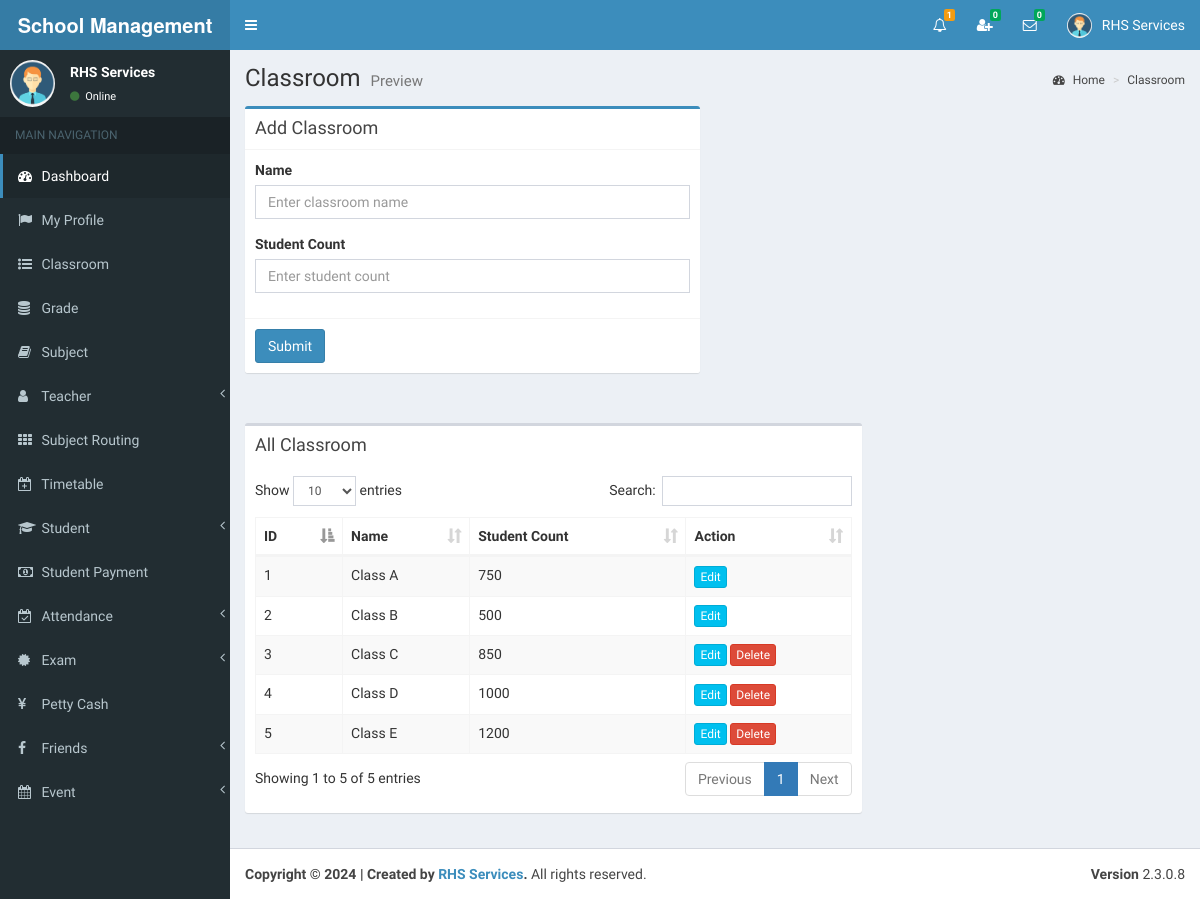
/view/class_room.php (signed in), run on the app's committed database.
### tables this page shows
CREATE TABLE `class_room` (
  `id` int(11) NOT NULL,
  `name` varchar(255) NOT NULL,
  `student_count` int(11) NOT NULL
);

### view/class_room.php (the view, shortened to what this page needs)
<?php include_once('head.php'); ?>
<?php include_once('header_admin.php'); ?>
<?php include_once('sidebar.php'); ?>
<div class="content-wrapper">
    <section class="content-header">
    	<h1>
        	Classroom
            <small>Preview</small>
        </h1>
        <ol class="breadcrumb">
            <li><a href="#"><i class="fa fa-dashboard"></i> Home</a></li>
            <li><a href="#">Classroom</a></li>
        </ol>
	</section>
    <section class="content">
    	<div class="row">
            <div class="col-md-6">
              	<div class="box box-primary">
                	<div class="box-header with-border">
                  		<h3 class="box-title">Add Classroom</h3>
                	</div>
                	<form role="form" action="../index.php" method="post">
						<div class="box-body">
                			<div class="form-group" id="divName">
                    			<label for="">Name</label>
                      			<input type="text" class="form-control" id="name" placeholder="Enter classroom name" name="name" autocomplete="off">
                    		</div>
                    		<div class="form-group" id="divStudentCount">
                      			<label for="">Student Count</label>
                      			<input type="text" class="form-control" id="student_count" placeholder="Enter student count" name="student_count"  		autocomplete="off">
                    		</div>
                		</div>
                		<div class="box-footer">
                    		<button type="submit" class="btn btn-primary" id="btnSubmit">Submit</button>
                 		</div>
                	</form>
              	</div>
            </div>
		</div>
	</section>
    <section class="content" >
    	<div class="row" id="table1">
        	<div class="col-md-8">
            	<div class="box">
                	<div class="box-header">
                  		<h3 class="box-title">All Classroom</h3>
                	</div>
                	<div class="box-body table-responsive" style="overflow-x:auto;">
                		<table id="example1" class="table table-bordered table-striped">
                    		<thead>
                        		<th>ID</th>
                            	<th>Name</th>
                            	<th>Student Count</th>
                            	<th>Action</th>
                        	</thead>
                        	<tbody>
<?php
include_once('../controller/config.php');
$sql="SELECT * FROM class_room";
$result=mysqli_query($conn,$sql);
$count = 0;
$cant_remove=0;
$cant_remove1=0;
if(mysqli_num_rows($result) > 0){
	while($row=mysqli_fetch_assoc($result)){
	$count++;
	$id=$row['id'];
?>
                        		<tr>
                            		<td><?php echo $count; ?></td>
               <td id="td1_<?php echo $row['id']; ?>"><?php echo $row['name']; ?></td>
               <td id="td2_<?php echo $row['id']; ?>"><?php echo $row['student_count']; ?></td>
                                	<td>
<?php
$sql1="SELECT * FROM timetable WHERE classroom_id='$id'";
$result1=mysqli_query($conn,$sql1);
if(mysqli_num_rows($result1) > 0){
	$cant_remove=1;
}else{
	$cant_remove=0;
}
$sql2="SELECT * FROM exam_timetable WHERE classroom_id='$id'";
$result2=mysqli_query($conn,$sql2);
if(mysqli_num_rows($result2) > 0){
	$cant_remove1=1;
}else{
	$cant_remove1=0;
}
if($cant_remove > 0 ||  $cant_remove1 > 0){
	echo '<a href="#modalUpdateform" onClick="showModal(this)" class="btn btn-info btn-xs" data-id="'.$id.'" data-toggle="modal">Edit</a>';
}else{
	echo '<a href="#modalUpdateform" onClick="showModal(this)" class="btn btn-info btn-xs" data-id="'.$id.'" data-toggle="modal">Edit</a>';
	echo ' <a href="#" class="confirm-delete btn btn-danger btn-xs"  data-id="'.$id.'">Delete</a>';
}
?>
                               		</td>
                            	</tr>
<?php } } ?>
                        	</tbody>
                    	</table>
               		</div>
              	</div>
            </div>
		</div>
	</section>
</div>
<?php include_once('footer.php');?>

### view/header_admin.php (shortened to what this page needs)
<body class="hold-transition skin-blue sidebar-mini" >
<div class="wrapper">
  <header class="main-header" >
    <a href="" class="logo">
      <span class="logo-lg"><strong>School Management System </strong></span>
    </a>
    <nav class="navbar navbar-static-top">
		<a href="#" class="sidebar-toggle" data-toggle="offcanvas" role="button">
       	</a>
		<div class="navbar-custom-menu">
			<ul class="nav navbar-nav">
              <li class="dropdown notifications-menu">
                <a href="#" class="dropdown-toggle" data-toggle="dropdown">
                  <i class="fa fa-bell-o"></i>
<?php
include_once('../controller/config.php');
$my_type=$_SESSION["type"];
if($my_type == 'Admin'){
	$sql1="SELECT COUNT(id) FROM main_notifications WHERE _isread='0'";
	$result1=mysqli_query($conn,$sql1);
	$row1=mysqli_fetch_assoc($result1);
	$notfi_count=$row1['COUNT(id)'];
?>
                  <span class="label label-warning"><?php echo $notfi_count; ?></span>
                </a>
              </li>
<?php }  ?>
<?php
include_once('../controller/config.php');
$my_index=$_SESSION["index_number"];
$my_type=$_SESSION["type"];
$sql="SELECT count(id)
      FROM my_friends
      WHERE my_index='$my_index' AND _status='Pending' AND _isread='0'";
$result=mysqli_query($conn,$sql);
$row=mysqli_fetch_assoc($result);
$unread_count=$row['count(id)'];
?>
              <li class="dropdown messages-menu"  id="friend_request">
              	<a href="#" class="dropdown-toggle" data-toggle="dropdown" onClick="showFriendRequest('<?php echo $my_index; ?>','<?php echo $my_type; ?>')">
                  <i class="fa fa-user-plus"></i>
                  <span class="label label-success"><?php echo $unread_count; ?></span>
                </a>
              </li>
<?php
include_once('../controller/config.php');
$my_index=$_SESSION["index_number"];
$unread_msg_count=0;
$sql="SELECT * FROM my_friends WHERE my_index='$my_index'";
$result=mysqli_query($conn,$sql);
while($row=mysqli_fetch_assoc($result)){
	$friend_index=$row['friend_index'];
	$sql1="SELECT count(id)
		  FROM online_chat
		  WHERE user_index='$friend_index' AND _isread='0'";
	$result1=mysqli_query($conn,$sql1);
	$row1=mysqli_fetch_assoc($result1);
	$unread_msg_count+=$row1['count(id)'];
}
?>
              <li class="dropdown messages-menu" id="unread_msg">
                <a href="#" class="dropdown-toggle" data-toggle="dropdown" >
                  <i class="fa fa-envelope-o"></i>
                  <span class="label label-success"><?php echo $unread_msg_count; ?></span>
                </a>
<?php
include_once('../controller/config.php');
$index=$_SESSION["index_number"];
$type=$_SESSION["type"];
$time='';
$file_path='';
	$sql="SELECT
           DISTINCT conversation_id,friend_index
           FROM
              my_friends
           WHERE
              	my_index='$index'
           ORDER BY
              conversation_id";
	$result=mysqli_query($conn,$sql);
	while($row=mysqli_fetch_assoc($result)){
		$conversation_id=$row['conversation_id'];
		$friend_index=$row['friend_index'];
		$sql3="SELECT * FROM my_friends WHERE conversation_id='$conversation_id' and friend_index='$friend_index'";
		$result3=mysqli_query($conn,$sql3);
		$row3=mysqli_fetch_assoc($result3);
		$friend_type=$row3['friend_type'];
		if($friend_type == "Admin"){
			$sql1="SELECT * FROM admin WHERE index_number='$friend_index'";
			$result1=mysqli_query($conn,$sql1);
			$row1=mysqli_fetch_assoc($result1);
			$friend_name=$row1['i_name'];
			$friend_image=$row1['image_name'];
		}
		if($friend_type == "Teacher"){
			$sql1="SELECT * FROM teacher WHERE index_number='$friend_index'";
			$result1=mysqli_query($conn,$sql1);
			$row1=mysqli_fetch_assoc($result1);
			$friend_name=$row1['i_name'];
			$friend_image=$row1['image_name'];
		}
		if($friend_type == "Student"){
			$sql1="SELECT * FROM student WHERE index_number='$friend_index'";
			$result1=mysqli_query($conn,$sql1);
			$row1=mysqli_fetch_assoc($result1);
			$friend_name=$row1['i_name'];
			$friend_image=$row1['image_name'];
		}
		$sql2="SELECT * FROM online_chat WHERE conversation_id='$conversation_id' ORDER BY id DESC LIMIT 1";
		$result2=mysqli_query($conn,$sql2);
		while($row2=mysqli_fetch_assoc($result2)){
			$last_msg=$row2['msg'];
			$msg_time=$row2['time'];
			$datetime1 = new DateTime($msg_time);
			$datetime2 = new DateTime();
			$interval = $datetime1->diff($datetime2);
			$year = $interval->format('%y y ');
			$month = $interval->format('%m m ');
			$days = $interval->format('%a d');
			$hours = $interval->format('%h h');
			$minutes = $interval->format('%i mins');
			$seconds = $interval->format('%s sec');
			if($year>0){
				$time=$year;
			}else if($month>0){
				$time=$month;
			}else if($days>0){
				$time=$days;
			}else if($hours>0){
				$time=$hours;
			}else if($minutes>0){
				$time=$minutes;
			}else{
				$time=$seconds;
			}
			if($type=="Admin"){
				$file_path="my_friends.php?do=showChatBox&my_index=$index&conversation_id=$conversation_id&friend_index=$friend_index&my_type=$type";
			}
			if($type=="Teacher"){
				$file_path="my_friends2.php?do=showChatBox&my_index=$index&conversation_id=$conversation_id&friend_index=$friend_index&my_type=$type";
			}
			if($type=="Student"){
				$file_path="my_friends1.php?do=showChatBox&my_index=$index&conversation_id=$conversation_id&friend_index=$friend_index&my_type=$type";
			}
?>
                      <li>
                        <a href="<?php echo $file_path; ?>" onClick="msgRead('<?php echo $index; ?>','<?php echo $conversation_id; ?>','<?php echo $friend_index; ?>','<?php echo $type; ?>')">
                          <div class="pull-left">
                            <img src="../<?php echo $friend_image; ?>" class="img-circle" alt="User Image">
                          </div>
                          <h4>
                            <?php echo $friend_name; ?>
                            <small><i class="fa fa-clock-o"></i> <?php echo $time; ?></small>
                          </h4>
                          <p><?php echo $last_msg; ?></p>
                        </a>
                      </li>
 <?php } } ?>
              </li>
<?php
include_once('../controller/config.php');
if($type=="Admin"){
	$sql="SELECT * FROM admin where index_number='$index'";
	$result=mysqli_query($conn,$sql);
	$row=mysqli_fetch_assoc($result);
}
?>
            	<li class="dropdown user user-menu">
                    <a href="#" class="dropdown-toggle" data-toggle="dropdown">
                      <img src="../<?php echo $row['image_name']; ?>" class="user-image" alt="User Image">
                      <span class="hidden-xs"><?php echo $row['i_name']; ?></span>
                    </a>
              </li>
            </ul>
        </div>
	</nav>
  </header>

### view/sidebar.php (shortened to what this page needs)
  <aside class="main-sidebar">
    <section class="sidebar">
<?php
include_once('../controller/config.php');
$index=$_SESSION["index_number"];
$sql="SELECT * FROM admin WHERE index_number='$index'";
$result=mysqli_query($conn,$sql);
$row=mysqli_fetch_assoc($result);
$name=$row['i_name'];
$image=$row['image_name'];
?>
      <div class="user-panel">
      	<div class="pull-left image">
        	<img src="../<?php echo $image; ?>" class="img-circle" alt="User Image">
        </div>
        <div class="pull-left info">
        	<p><?php echo $name; ?></p>
            <a href="#"><i class="fa fa-circle text-success"></i> Online</a>
        </div>
      </div>
      <ul class="sidebar-menu">
        <li class="header">MAIN NAVIGATION</li>
        <li class="active treeview">
          <a href="dashboard.php">
            <i class="fa fa-dashboard"></i> <span>Dashboard</span>
          </a>
        </li>
         <li>
          <a href="admin_profile.php">
            <i class="fa fa-flag"></i> <span>My Profile</span>
          </a>
        </li>
        <li>
          <a href="class_room.php">
            <i class="fa fa-list-ul"></i> <span>Classroom</span>
          </a>
        </li>
        <li>
          <a href="grade.php">
            <i class="fa fa-database"></i> <span>Grade</span>
          </a>
        </li>
        <li>
          <a href="subject.php">
            <i class="fa fa-book"></i> <span>Subject</span>
          </a>
        </li>
        <li class="treeview">
          <a href="#">
            <i class="fa fa-user" aria-hidden="true"></i>
            <span>Teacher</span>
            <span class="pull-right-container">
              <i class="fa fa-angle-left pull-right"></i>
            </span>
          </a>
        </li>
        <li>
          <a href="subject_routing.php">
            <i class="fa fa-th"></i> <span>Subject Routing</span>
          </a>
        </li>
        <li>
          <a href="timetable.php">
            <i class="fa fa-calendar-plus-o"></i> <span>Timetable</span>
          </a>
        </li>
        <li class="treeview">
          <a href="#">
            <i class="fa fa-graduation-cap"></i>
            <span>Student</span>
            <span class="pull-right-container">
              <i class="fa fa-angle-left pull-right"></i>
            </span>
          </a>
        </li>
        <li>
          <a href="student_payment.php">
            <i class="fa fa-money"></i> <span>Student Payment</span>
          </a>
        </li>
         <li class="treeview">
          <a href="#">
            <i class="fa fa-calendar-check-o"></i>
            <span>Attendance</span>
            <span class="pull-right-container">
              <i class="fa fa-angle-left pull-right"></i>
            </span>
          </a>
        </li>
        <li class="treeview">
          <a href="#">
            <i class="fa fa-certificate"></i>
            <span>Exam</span>
            <span class="pull-right-container">
              <i class="fa fa-angle-left pull-right"></i>
            </span>
          </a>
        </li>
        <li>
          <a href="petty_cash.php">
            <i class="fa fa-yen"></i> <span>Petty Cash</span>
          </a>
        </li>
        <li class="treeview">
          <a href="#">
            <i class="fa fa-facebook"></i>
            <span>Friends</span>
            <span class="pull-right-container">
              <i class="fa fa-angle-left pull-right"></i>
            </span>
          </a>
        </li>
        <li class="treeview">
          <a href="#">
            <i class="fa fa-calendar"></i>
            <span>Event</span>
            <span class="pull-right-container">
              <i class="fa fa-angle-left pull-right"></i>
            </span>
          </a>
        </li>
      </ul>
    </section>
  </aside>

### view/class_room.php (style rules this page uses)
body { overflow-y:scroll; }

### data on the page
class_room: name "Class A", student_count "750"
class_room: name "Class B", student_count "500"
class_room: name "Class C", student_count "850"
class_room: name "Class D", student_count "1000"
class_room: name "Class E", student_count "1200"

### other printed values
$notfi_count "1"
$unread_count "0"
$unread_msg_count "0"
$row['i_name'] "RHS Services"
$name "RHS Services"
